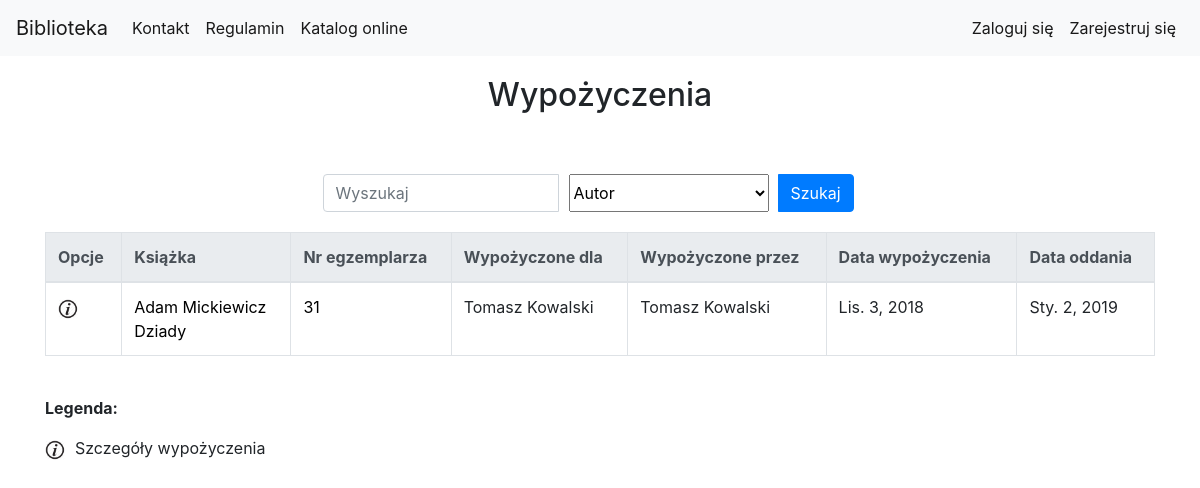
The app's page /library/borrow_list/, older data.
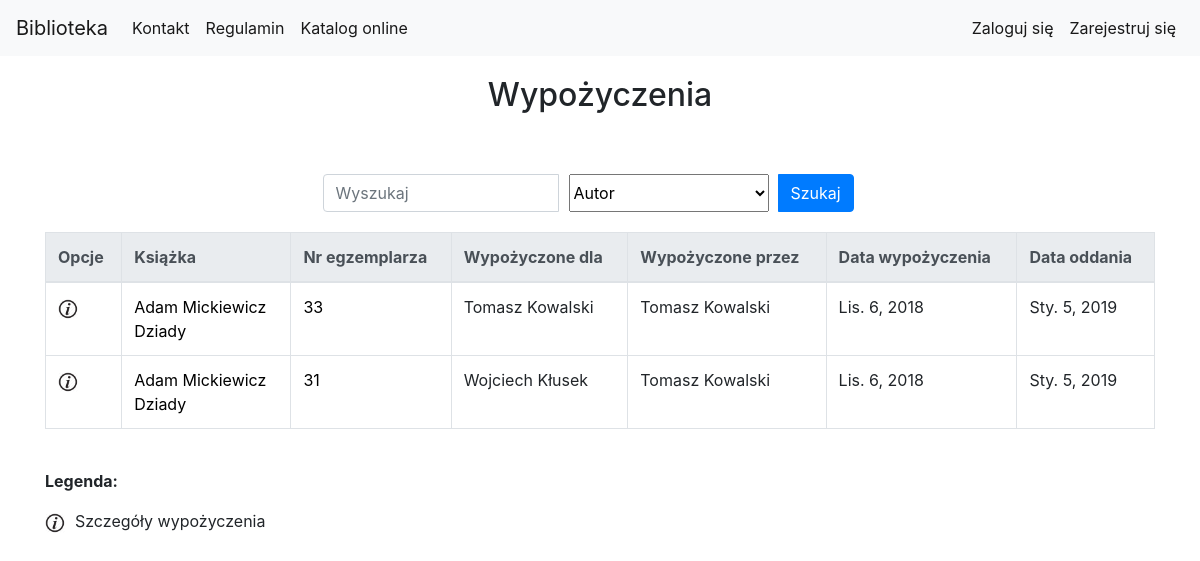
The same page, newer data.
### library_app/models.py (models this page shows, shortened)
class Borrow(models.Model):
    user = models.ForeignKey(User, verbose_name='Wypożycz dla')
    borrow_librarian = models.ForeignKey(User, related_name="borrow_librarian", verbose_name='Bibliotekarz wypożyczający')
    receive_librarian = models.ForeignKey(User, related_name="receive_librarian", null=True, blank=True, verbose_name='Bibliotekarz odbierający')
    book_copy_id = models.ForeignKey(BookCopy, related_name="borrow_bookcopy", verbose_name='Egzemplarz ksiązki')
    borrow_date = models.DateField(auto_now=True, verbose_name='Data wypożyczenia')
    receive_date = models.DateField(default=datetime.now()+timedelta(days=60), verbose_name='Data oddania')

class Author(models.Model):
    first_name = models.CharField(max_length=200, verbose_name='Imię')
    last_name = models.CharField(max_length=200, verbose_name='Nazwisko')
    country = models.CharField(max_length=200, verbose_name='Kraj')
    biography = models.TextField(default='', blank=True, null=True, verbose_name='Biografia')
    birth_place = models.CharField(max_length=200, default='', blank=True, null=True, verbose_name='Miejsce urodzenia')
    image_url = models.URLField(default='', blank=True, null=True, verbose_name='Adres url portretu, zakończony rozszerzeniem')
    years_of_life = models.CharField(max_length=10, default='', blank=True, null=True, verbose_name='Lata życia')

class BookCopy(models.Model):
    book = models.ForeignKey(Book, related_name="bookcopies", verbose_name='Wybierz książkę') #teraz w templatce mozemy z poziomu klasy book odnosic sie do obiektow bookcopy, np {{book.bookcopies.count}} da liczbe kopii ksiazek ktore maja w polu book id danej ksiazki
    is_borrowed = models.BooleanField(default=False)

class Book(models.Model):
    authors = models.ManyToManyField(Author, related_name='book_authors', verbose_name='Autorzy')
    category = models.ForeignKey(Category, related_name='book_categories', verbose_name='Kategoria')
    publishing_house = models.ForeignKey(PublishingHouse, related_name='publishing_houses', verbose_name='Wydawnictwo')
    isbn = models.CharField(max_length=30, unique=True, verbose_name='Numer ISBN')
    title = models.CharField(max_length=200, verbose_name='Tytuł')
    description = models.TextField(blank=True, default='', verbose_name='Opis')
    publish_date = models.DateField(default=datetime.now, blank=True, verbose_name='Data publikacji')
    edition = models.PositiveIntegerField(default=1, verbose_name='Numer wydania')
    image_url = models.URLField(default='', blank=True, null=True, verbose_name='Adres url okładki zakończony rozszerzeniem obrazu')
    add_date = models.DateTimeField(auto_now=True)
    slug = models.SlugField(allow_unicode=True, unique=True)

### library_app/views.py (the view)
class BorrowListView(LoginRequiredMixin, SuperuserRequiredMixin, generic.ListView):
    login_url = reverse_lazy('no_permission')
    model = models.Borrow
    context_object_name = "borrow_list" #human-understandable name of variable to access from templates
    paginate_by = 10
    def get_queryset(self):
        search_query = self.request.GET.get("search_query")
        search_type = self.request.GET.get("search_type")
        if search_query is not None:
            if search_type == "title":
                return models.Borrow.objects.all().filter(book_copy_id__book__title__icontains=search_query)
            elif search_type == "author":
                authors_result = models.Borrow.objects.all().filter(book_copy_id__book__authors__first_name__icontains=search_query) | models.Borrow.objects.all().filter(book_copy_id__book__authors__last_name__icontains=search_query)
                return authors_result
            elif search_type == "bookcopy_nr":
                return models.Borrow.objects.all().filter(book_copy_id__id__icontains=search_query)
            elif search_type == "borrow_by_user":
                borrow_by_result = models.Borrow.objects.all().filter(user__first_name__contains=search_query) | models.Borrow.objects.all().filter(user__last_name__contains=search_query)
                return borrow_by_result
            elif search_type == "borrow_by_librarian":
                borrow_by_result = models.Borrow.objects.all().filter(borrow_librarian__first_name__contains=search_query) | models.Borrow.objects.all().filter(borrow_librarian__last_name__contains=search_query)
                return borrow_by_result
        else:
            return models.Borrow.objects.all()

### library_app/templates/library_app/borrow_list.html (shortened to what this page needs)
{% extends "base.html" %}
{% load static %}
{% block body_block %}
<div class="container">
    <div class="page-title">
        <h2>Wypożyczenia</h2>
    </div>
            <div class="search-bar">
                <form class="form-inline" action="{% url 'library_app:borrow_list' %}" method="GET">
                    <div class="input-group">
                        <input type="search" class="form-control" name="search_query" placeholder="Wyszukaj">
                        <select class="search-select" name="search_type">
                            <option value="author" selected>Autor</option>
                        </select>
                        <div class="input-group-append search-button">
                            <button class="btn btn-primary" type="submit">Szukaj</button>
                        </div>
                    </div>
                </form>
            </div>
    <table class="table table-bordered table-hover">
        <thead class="thead-light">
            <tr>
                <th scope="col">Opcje</th>
                <th scope="col">Książka</th>
                <th scope="col">Nr egzemplarza</th>
                <th scope="col">Wypożyczone dla</th>
                <th scope="col">Wypożyczone przez</th>
                <th scope="col">Data wypożyczenia</th>
                <th scope="col">Data oddania</th>
            </tr>
        </thead>
        <tbody>
            {% for borrow in borrow_list %}
            <tr>
                <td>
                    <a href="{% url 'library_app:borrow_detail' pk=borrow.pk %}"><img src="{% static 'website_icons/info_ico.png' %}" alt="Szczegóły" width="20" height="20"></a>
                </td>
                <td>
                    {% for author in borrow.book_copy_id.book.authors.all %}
                        <a href="{% url 'library_app:author_detail' pk=author.pk %}">{{author.first_name}} {{author.last_name}}</a>
                        <br>
                    {% endfor %}
                    <a href="{% url 'library_app:book_detail' pk=borrow.book_copy_id.book.pk %}">{{borrow.book_copy_id.book.title}}</a>
                </td>
                <td><a href="{% url 'library_app:bookcopy_detail' pk=borrow.book_copy_id.pk %}">{{borrow.book_copy_id.id}}</a></td>
                <td>{{borrow.user.get_full_name}}</td>
                <td>{{borrow.borrow_librarian.get_full_name}}</td>
                <td>{{borrow.borrow_date}}</td>
                <td>{{borrow.receive_date}}</td>
            </tr>
            {% endfor %}
        </tbody>
    </table>
        <div class="table-legend">
        <p><b>Legenda:</b></p>
        <p><img src="{% static 'website_icons/info_ico.png' %}" alt="Szczegóły" width="20" height="20">Szczegóły wypożyczenia</p>
    </div>
</div>
{% endblock %}

### templates/base.html (shortened to what this page needs)
<!DOCTYPE html>
{% load static %}
{% load custom_tags %}
<html lang="pl">
<head>
    <link rel="stylesheet" href="{% static '/bootstrap/css/bootstrap.min.css' %}">
    <link rel="stylesheet" href="{% static 'css/style.css' %}">
</head>
<body>
    <nav class="navbar navbar-expand-lg navbar-light bg-light">
        <a class="navbar-brand" href="{% url 'index' %}">Biblioteka</a>
        <div class="collapse navbar-collapse" id="navbarNavDropdown">
            <ul class="navbar-nav">
                <li class="nav-item active">
                    <a class="nav-link" href="{% url 'contact' %}">Kontakt</a>
                </li>
                <li class="nav-item active">
                    <a class="nav-link" href="{% url 'regulations' %}">Regulamin</a>
                </li>
                <li class="nav-item active">
                    <a class="nav-link" href="{% url 'library_app:book_list' %}">Katalog online</a>
                </li>
            </ul>
            <ul class="nav navbar-nav ml-auto">
                {% if user.is_authenticated and user.is_superuser %}
                    <li class="nav-item dropdown active">
                        <a class="nav-link dropdown-toggle" href="#" id="BorrowBook" data-toggle="dropdown" aria-haspopup="true"
                            aria-expanded="false">
                            Wypożyczanie
                        </a>
                        <div class="dropdown-menu" aria-labelledby="BorrowBook">
                            <a class="dropdown-item" href="{% url 'library_app:borrow_create' %}">Wypożycz egzemplarz książki</a>
                            <div class="dropdown-divider"></div>
                            <a class="dropdown-item" href="{% url 'library_app:bookcopy_list' %}">Lista egzemplarzy</a>
                            <a class="dropdown-item" href="{% url 'library_app:borrow_list' %}">Lista wypożyczeń</a>
                            <a class="dropdown-item" href="{% url 'library_app:borrow_history_list' %}">Historia wypożyczeń</a>
                        </div>
                    </li>
                    <li class="nav-item dropdown active">
                        <a class="nav-link dropdown-toggle" href="#" id="ManageLibrary" data-toggle="dropdown" aria-haspopup="true"
                            aria-expanded="false">
                            Biblioteka
                        </a>
                        <div class="dropdown-menu" aria-labelledby="ManageLibrary">
                            <a class="dropdown-item" href="{% url 'library_app:book_create' %}">Dodaj książkę</a>
                            <a class="dropdown-item" href="{% url 'library_app:bookcopy_create' %}">Dodaj egzemplarz książki</a>
                            <div class="dropdown-divider"></div>
                            <a class="dropdown-item" href="{% url 'library_app:author_create' %}">Dodaj autora</a>
                            <a class="dropdown-item" href="{% url 'library_app:publishinghouse_create' %}">Dodaj wydawnictwo</a>
                            <a class="dropdown-item" href="{% url 'library_app:category_create' %}">Dodaj kategorię</a>
                            <div class="dropdown-divider"></div>
                            <a class="dropdown-item" href="{% url 'library_app:users_list' %}">Zarządzaj użytkownikami</a>
                            <div class="dropdown-divider"></div>
                            <a class="dropdown-item" href="{% url 'admin:index' %}">Panel administratora</a>
                        </div>
                    </li>
                    <li class="nav-item active">
                        <a class="nav-link">Bibliotekarz {{user.first_name}} {{user.last_name}}</a>
                    </li>
                    <li class="nav-item active">
                        <a class="nav-link" href="{% url 'accounts:logout' %}">Wyloguj</a>
                    </li>
                {% else %}
                    <li class="nav-item active">
                        <a class="nav-link" href="{% url 'accounts:login' %}">Zaloguj się</a>
                    </li>
                    <li class="nav-item active">
                        <a class="nav-link" href="{% url 'accounts:signup' %}">Zarejestruj się</a>
                    </li>
                {% endif %}
            </ul>
        </div>
    </nav>
         {% block body_block %}{% endblock %}
</body>
</html>

### static/css/style.css (style rules this page uses)
.page-title { margin-top: 20px; margin-bottom: 20px; text-align: center; }
ul { list-style: none; }
a { text-decoration: none; color: black; }
.table-legend { margin-bottom: 100px; }
.table-legend img { margin-right: 10px; }
.search-bar { padding-top: 40px; padding-bottom: 20px; margin: 0 auto; width: 50%; }
.search-button { width: 100px; }
.search-select { width: 200px; margin-right: 10px; margin-left: 10px; }

Row changes from the older to the newer data that the page shows:
removed Borrow: book_copy_id.book "Dziady", book_copy_id.id "31", user.get_full_name "Tomasz Kowalski", borrow_librarian.get_full_name "Tomasz Kowalski", borrow_date "Lis. 3, 2018", receive_date "Sty. 2, 2019", Author (first_name "Adam", last_name "Mickiewicz")
added Borrow: book_copy_id.book "Dziady", book_copy_id.id "33", user.get_full_name "Tomasz Kowalski", borrow_librarian.get_full_name "Tomasz Kowalski", borrow_date "Lis. 6, 2018", receive_date "Sty. 5, 2019", Author (first_name "Adam", last_name "Mickiewicz")
added Borrow: book_copy_id.book "Dziady", book_copy_id.id "31", user.get_full_name "Wojciech Kłusek", borrow_librarian.get_full_name "Tomasz Kowalski", borrow_date "Lis. 6, 2018", receive_date "Sty. 5, 2019", Author (first_name "Adam", last_name "Mickiewicz")
